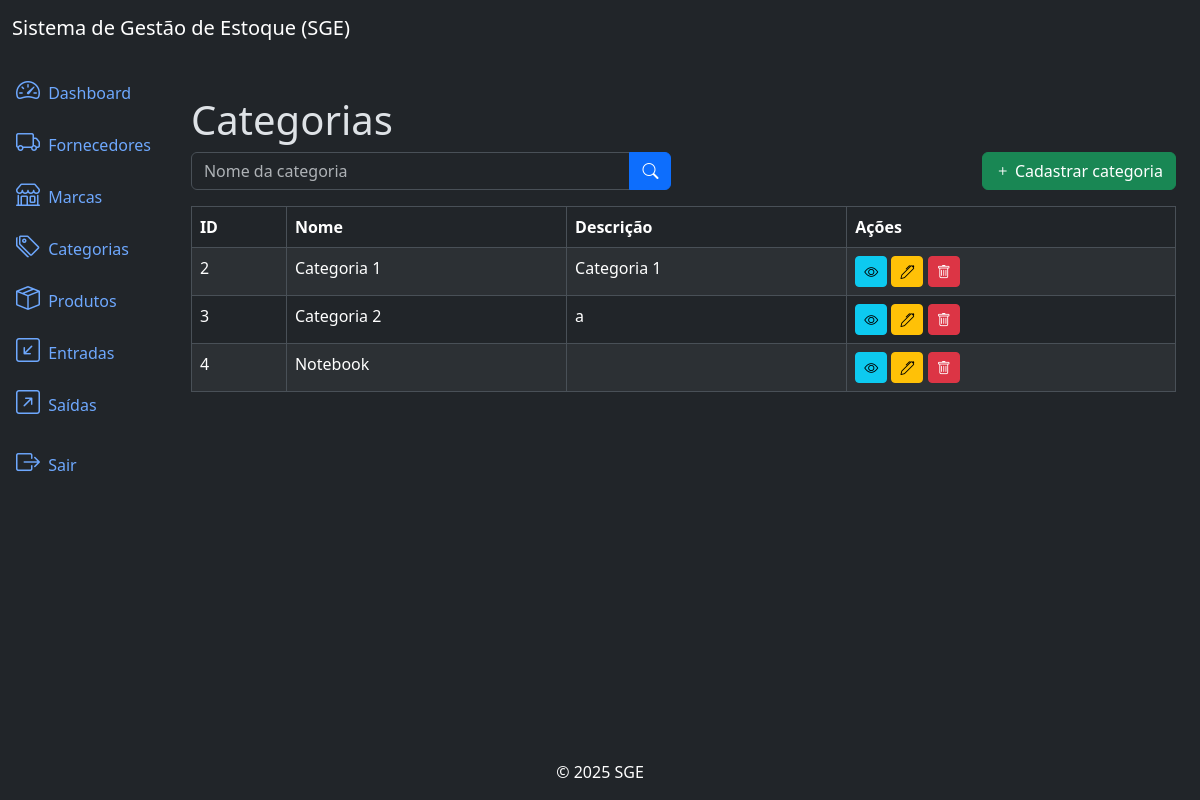
/categories/list/ (signed in), run on an earlier commit of the app's database.
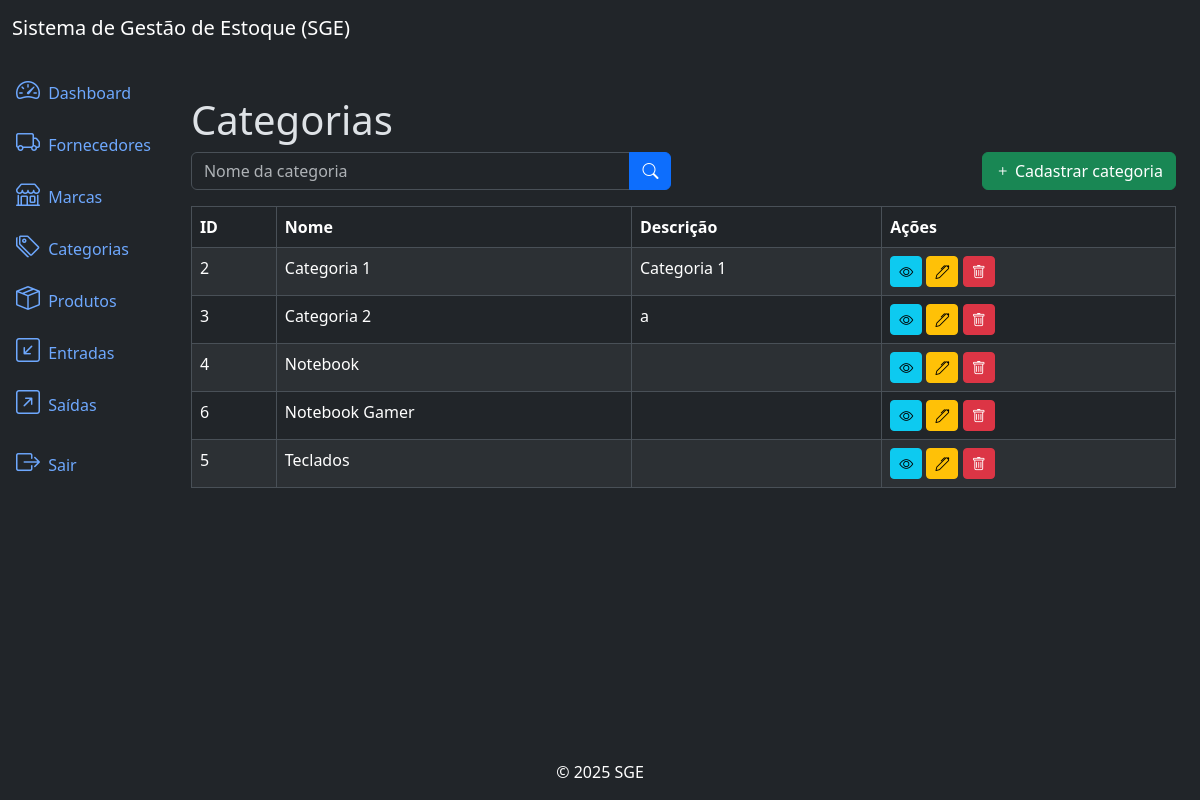
And on a later commit of the database.
### categories/models.py (models this page shows, shortened)
class Category(models.Model):
    name = models.CharField(max_length=500)
    description = models.TextField(null=True, blank=True)
    created_at = models.DateTimeField(auto_now_add=True)
    updated_at = models.DateTimeField(auto_now=True)
    class Meta: # Ordena por ordem alfabetica pelo nome
        ordering = ['name']

### categories/views.py (the view)
# urls.py: path('categories/list/', views.CategoryListView.as_view(), name='category_list'),
class CategoryListView(LoginRequiredMixin, PermissionRequiredMixin, ListView):
    model = models.Category
    template_name = 'category_list.html'
    context_object_name = 'categories'
    paginate_by = 10 # Define a quantidade de elementos que serão exibidos por página
    permission_required = 'categories.view_category'
    def get_queryset(self): # Método que faz filtros pelo nome da categoria
        queryset = super().get_queryset()
        name = self.request.GET.get('name')
        if name:
            queryset = queryset.filter(name__icontains=name)
        return queryset

### categories/templates/category_list.html (shortened to what this page needs)
{% extends 'base.html' %}
{% block content %}
    <h3 class="display-6">Categorias</h3>
    <div class="row mb-3">
        <div class="col-md-6">
            <form method="get" action="{%  url 'category_list' %}">
                <div class="input-group">
                    <input type="text" name="name" class="form-control" placeholder="Nome da categoria" value="{{ request.GET.name }}">
                    <button type="submit" class="btn btn-primary">
                        <i class="bi bi-search"></i>
                    </button>
                </div>
            </form>
        </div>
        {% if perms.categories.add_category %}
        <div class="col-md-6">
            <a href="{% url 'category_create' %}" class="btn btn-success float-end">
                <i class="bi bi-plus"></i> Cadastrar categoria
            </a>
        </div>
        {% endif %}
    </div>
    <div class="table-responsive">
        <table class="table table-striped table-bordered">
            <thead class="thead-dark">
                <tr>
                    <th>ID</th>
                    <th>Nome</th>
                    <th>Descrição</th>
                    <th>Ações</th>
                </tr>
            </thead>
            <tbody>
                {% for category in categories %}
                    <tr>
                        <td>{{ category.id }}</td>
                        <td>{{ category.name }}</td>
                        <td>{{ category.description }}</td>
                        <td>
                            {% if perms.categories.view_category %}
                            <a href="{% url 'category_detail' category.id %}" class="btn btn-info btn-sm">
                                <i class="bi bi-eye"></i>
                            </a>
                            {% endif %}
                            {% if perms.categories.change_category %}
                            <a href="{% url 'category_update' category.id %}" class="btn btn-warning btn-sm">
                                <i class="bi bi-pen"></i>
                            </a>
                            {% endif %}
                            {% if perms.categories.delete_category %}
                            <a href="{% url 'category_delete' category.id %}" class="btn btn-danger btn-sm">
                                <i class="bi bi-trash"></i>
                            </a>
                            {% endif %}
                        </td>
                    </tr>
                {% endfor %}
            </tbody>
        </table>
    </div>
{% endblock %}

### app/templates/base.html (shortened to what this page needs)
<!DOCTYPE html>
<html lang="pt-br" data-bs-theme="dark">
<head>
    <link href="https://cdn.jsdelivr.net/npm/bootstrap@5.3.3/dist/css/bootstrap.min.css" rel="stylesheet"
>
    <link rel="stylesheet" href="https://cdn.jsdelivr.net/npm/bootstrap-icons@1.11.3/font/bootstrap-icons.min.css">
</head>
<body>
    {% include 'components/_header.html' %}
    <div class="container-fluid">
        {% if user.is_authenticated %}
        {% include 'components/_sidebar.html' %}
        {% endif %}
        <div class="col py-3">
            <div class="container mt-4">
                <main>
                    {% block content %}{% endblock %}
                </main>
            </div>
        </div>
    </div>
    </div>
    {% include 'components/_footer.html' %}
</body>
</html>

### app/templates/components/_header.html
<nav class="navbar navbar-expand-lg navbar-light bg-dark">
    <div class="container-fluid">
        <a class="navbar-brand text-white" href="#">Sistema de Gestão de Estoque (SGE)</a>
    </div>
</nav>

### app/templates/components/_sidebar.html (shortened to what this page needs)
<div class="row flex-nowrap">
    <div class="col-auto col-md-0 col-xl-0 px-0 bg-dark">
        <div class="d-flex flex-column align-items-center align-items-sm-start px-3 pt-2 text-white">
            <div class="collapse d-sm-block" id="menuCollapse">
                <ul class="nav flex-column align-items-start" id="menu">
                    <li>
                        <a href="{% url 'home' %}" class="nav-link px-0 align-middle">
                            <i class="bi bi-speedometer2 fs-4"></i>
                            <span class="ms-1">Dashboard</span>
                        </a>
                    </li>
                    {% if perms.suppliers.view_supplier %}
                    <li>
                        <a href="{% url 'supplier_list' %}" class="nav-link px-0 align-middle">
                            <i class="bi bi-truck fs-4"></i>
                            <span class="ms-1">Fornecedores</span>
                        </a>
                    </li>
                    {% endif %}
                    {% if perms.brands.view_brand %}
                    <li>
                        <a href="{% url 'brand_list' %}" class="nav-link px-0 align-middle">
                            <i class="bi bi-shop fs-4"></i>
                            <span class="ms-1">Marcas</span>
                        </a>
                    </li>
                    {% endif %}
                    {% if perms.categories.view_category %}
                    <li>
                        <a href="{% url 'category_list' %}" class="nav-link px-0 align-middle">
                            <i class="bi bi-tags fs-4"></i>
                            <span class="ms-1">Categorias</span>
                        </a>
                    </li>
                    {% endif %}
                    {% if perms.products.view_product %}
                    <li>
                        <a href="{%  url 'product_list' %}" class="nav-link px-0 align-middle">
                            <i class="bi bi-box-seam fs-4"></i>
                            <span class="ms-1">Produtos</span>
                        </a>
                    </li>
                    {% endif %}
                    {% if perms.inflows.view_inflow %}
                    <li>
                        <a href="{%  url 'inflow_list' %}" class="nav-link px-0 align-middle">
                            <i class="bi bi-arrow-down-left-square fs-4"></i>
                            <span class="ms-1">Entradas</span>
                        </a>
                    </li>
                    {% endif %}
                    {% if perms.outflows.view_outflow %}
                    <li>
                        <a href="{%  url 'outflow_list' %}" class="nav-link px-0 align-middle">
                            <i class="bi bi-arrow-up-right-square fs-4"></i>
                            <span class="ms-1">Saídas</span>
                        </a>
                    </li>
                    {% endif %}
                    <li class="nav-item">
                        {% if user.is_authenticated %}
                        <form action="{% url 'logout' %}" method="post" id="logout-form"
                            class="nav-link px-0 align-middle">
                            <button type="submit" class="nav-link px-0 align-middle">
                                <i class="bi bi-box-arrow-right fs-4"></i>
                                <span class="ms-1">Sair</span>
                            </button>
                        </form>
                        {% endif %}
                    </li>
                </ul>
            </div>
        </div>
    </div>

### app/templates/components/_footer.html
<footer class="bg-dark text-white py-3 text-center mt-auto sticky-footer">
    <div class="container">
          <span>© 2025 SGE</span>
    </div>
</footer>

### app/templates/base.html (style rules this page uses)
html, body { height: 100%; }
body { display: flex; flex-direction: column; }
.sticky-footer { margin-top: auto; }

What changed in the data, as far as the page shows it:
added Category: id "6", name "Notebook Gamer"
added Category: id "5", name "Teclados"
